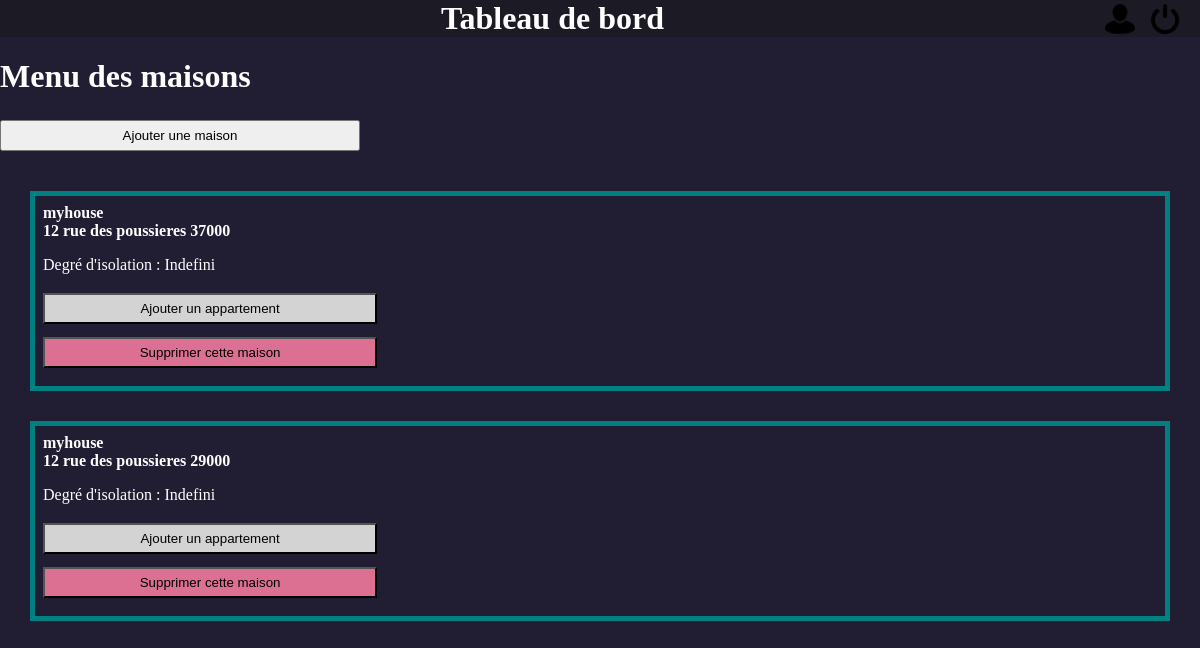
Page / (signed in) on the committed database.
### tables this page shows
CREATE TABLE `Posseder` (
  `id_utilisateur` int(11) NOT NULL,
  `id_maison` int(11) NOT NULL,
  `date_fin` date DEFAULT NULL,
  `date_debut` date DEFAULT NULL
);

CREATE TABLE `Maison` (
  `id_maison` int(11) NOT NULL,
  `nom_maison` varchar(50) DEFAULT NULL,
  `evaluation` varchar(50) DEFAULT NULL,
  `rue` varchar(50) DEFAULT NULL,
  `numero_maison` int(11) DEFAULT NULL,
  `code_postal` varchar(50) NOT NULL,
  `id_deg_cit` int(11) NOT NULL,
  `id_deg_iso` int(11) NOT NULL
);

CREATE TABLE `Degre_isolation` (
  `id_deg_iso` int(11) NOT NULL,
  `libelle` varchar(50) DEFAULT NULL
);

### controleur/principal.php (called while the page is built, shortened)
<?php
if (!isset($_GET['fonction']) || empty($_GET['fonction'])) {
    $function = "accueil";
} else {
    $function = $_GET['fonction'];
}
switch ($function) {
    case 'accueil':
        if(!(isset($_SESSION['id_connect']))){
            $vue = "connexion";
            $title = "Connexion";
            if(isset($_POST['mail']) && isset($_POST['mdp'])){
                $idUser = connexion($_POST['mail'],$_POST['mdp']);
                if($idUser!=0){
                    $_SESSION['id_connect']=$idUser;
                    $vue = "tableau_de_bord";
                    $title = "Tableau";
                }
            }
        }else{
            $vue = "tableau_de_bord";
        }
        break;
}
include ('vue/header.php');
include ('vue/' . $vue . '.php');
include ('vue/footer.php');

### index.php (called while the page is built, shortened)
<?php
if(isset($_GET['cible']) && !empty($_GET['cible'])) {
    $url = $_GET['cible'];
} else {
    $url = 'principal';
}
include('controleur/' . $url . '.php');

### modele/tbdDonnees.php (called while the page is built, shortened)
<?php
function listeMaisonsProprio(){
    $idConnect = $_SESSION['id_connect'];
    $result = mysqli_query($_SESSION['bdd'],"Select * from Posseder inner join Maison on Posseder.id_maison = Maison.id_maison inner join Degre_isolation on Degre_isolation.id_deg_iso = Maison.id_deg_iso where id_utilisateur = $idConnect");
    return $result;
}

### vue/tableau_de_bord.php (the view, shortened to what this page needs)
<?php
include("modele/tbdDonnees.php");
$maisons = listeMaisonsProprio();
echo <<<END
<head>
<link href="css/style.css" rel="stylesheet" media="all" type="text/css">
</head>
	<div id="header">
		<h1 id="titre">Tableau de bord</h1>
		<a id="deco" href="index.php?cible=principal&fonction=deconnexion"><img id="deco" src="deco.png" title="Se déconnecter"></a>
		<a href=""><img id="profil" src="profil.png" title="Profil"></a>
    </div>
    <body>
    <h1>Menu des maisons</h1>
    <a href="index.php?cible=maison&fonction=formulaire"> <input type="button" value="Ajouter une maison" /> </a>
END;
while($maison = $maisons->fetch_assoc()){
    $nomMaison = $maison['nom_maison'];
    $numMaison = $maison['numero_maison'];
    $rueMaison = $maison['rue'];
    $cpMaison = $maison['code_postal'];
    $idMaison = $maison['id_maison'];
    $degreIso = $maison['libelle'];
    echo <<<END
    <maison>
        <b>$nomMaison</b>
        <b>$numMaison $rueMaison $cpMaison</b>
        <p>Degré d'isolation : $degreIso</p>
        <a href="index.php?cible=maison&fonction=nouvelAppart&idMaison=$idMaison"><input type="button" style="background-color:lightgray" value="Ajouter un appartement" /></a>
        <input type="button" style="background-color:palevioletred; border-color:black" value="Supprimer cette maison" />
END;
        echo <<<END
    </maison>
END;
}
echo <<<END
    <style>
        maison {
            border: 5px solid teal;
            padding: .5em;
            margin: 30px;
        }
        btnsupprma {
            background-color: palevioletred;
            border-color: black
        }
        ap {
            border: 2px solid black;
            padding: 15px;
            margin: 10px;
        }
        eq {
            border: 2px solid black;
            padding: .5em;
            margin-left: 10px;
            margin-right: 50px;
            margin-top: 10px;
            margin-bottom: 5px;
        }
        ap {
            display: flex;
            flex-direction: column;
            list-style: none;
        }
        maison {
            display: flex;
            flex-direction: column;
            list-style: none;
        }
    </style>
</body>
END;

### vue/header.php (shortened to what this page needs)
<?php
echo <<<END
<!DOCTYPE html>
<html lang="fr">
<head>
    <meta charset="utf-8" />
    <title>Eco-home</title>
</head>
END;

### vue/footer.php (shortened to what this page needs)
<?php
echo <<<END
</html>
END;

### css/style.css (style rules this page uses)
body { background-color:#211E33; margin:0px; color: white; font-family: Georgia, serif; }
#header { background-color:#1B1A25; text-align:center; }
#titre { text-align:center; display: inline; }
input { margin-top:3px; margin-bottom: 10px; width: 30%; padding: 6px 10px; display: inline-block; }
#deco { float:right; margin-right:10px; margin-top:2px; }
img { color: white; width:30px; height:30px; }
#profil { margin-right:15px; margin-top:4px; float:right; }
a { color: #A20A73; }

### vue/tableau_de_bord.php (style rules this page uses)
maison { border: 5px solid teal; padding: .5em; margin: 30px; }
maison { display: flex; flex-direction: column; list-style: none; }

### rows in the picture
posseder: id_maison.nom_maison "myhouse", id_maison.numero_maison "12", id_maison.rue "rue des poussieres", id_maison.code_postal "37000", degre_isolation.libelle "Indefini"
posseder: id_maison.nom_maison "myhouse", id_maison.numero_maison "12", id_maison.rue "rue des poussieres", id_maison.code_postal "29000", degre_isolation.libelle "Indefini"
